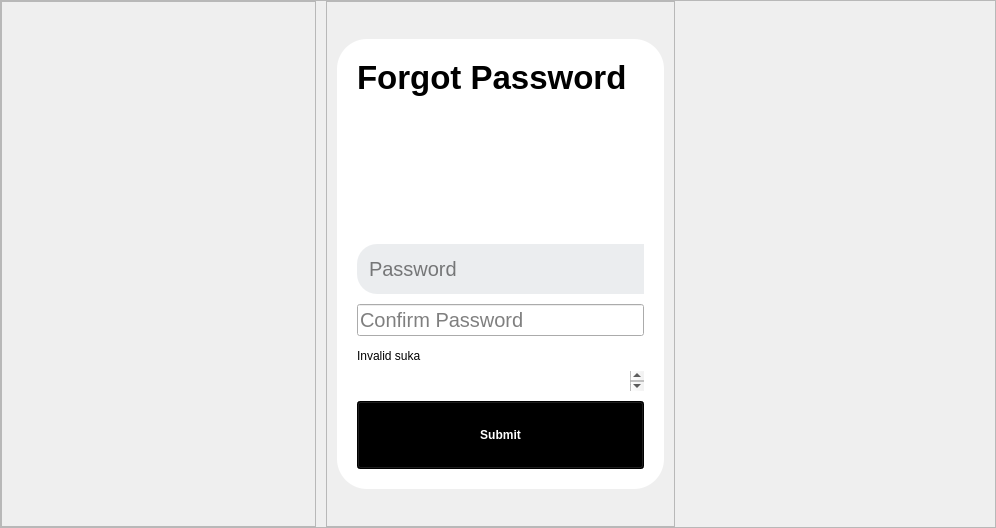
     <widget class="QWidget" name="page_New">
      <layout class="QGridLayout" name="gridLayout_7">
       <property name="leftMargin">
        <number>0</number>
       </property>
       <property name="topMargin">
        <number>0</number>
       </property>
       <property name="rightMargin">
        <number>0</number>
       </property>
       <property name="bottomMargin">
        <number>0</number>
       </property>
       <property name="spacing">
        <number>0</number>
       </property>
       <item row="0" column="0">
        <widget class="QFrame" name="frame_New">
         <property name="styleSheet">
          <string notr="true"/>
         </property>
         <property name="frameShape">
          <enum>QFrame::StyledPanel</enum>
         </property>
         <property name="frameShadow">
          <enum>QFrame::Raised</enum>
         </property>
         <layout class="QHBoxLayout" name="horizontalLayout_5">
          <property name="spacing">
           <number>10</number>
          </property>
          <property name="leftMargin">
           <number>0</number>
          </property>
          <property name="topMargin">
           <number>0</number>
          </property>
          <property name="rightMargin">
           <number>0</number>
          </property>
          <property name="bottomMargin">
           <number>0</number>
          </property>
          <item>
           <widget class="QFrame" name="frame_New_1">
            <property name="minimumSize">
             <size>
              <width>315</width>
              <height>0</height>
             </size>
            </property>
            <property name="frameShape">
             <enum>QFrame::StyledPanel</enum>
            </property>
            <property name="frameShadow">
             <enum>QFrame::Raised</enum>
            </property>
            <layout class="QVBoxLayout" name="verticalLayout_7">
             <property name="spacing">
              <number>10</number>
             </property>
             <property name="leftMargin">
              <number>0</number>
             </property>
             <property name="topMargin">
              <number>0</number>
             </property>
             <property name="rightMargin">
              <number>0</number>
             </property>
             <property name="bottomMargin">
              <number>0</number>
             </property>
             <item>
              <spacer name="verticalSpacer_11">
               <property name="orientation">
                <enum>Qt::Vertical</enum>
               </property>
               <property name="sizeHint" stdset="0">
                <size>
                 <width>20</width>
                 <height>477</height>
                </size>
               </property>
              </spacer>
             </item>
            </layout>
           </widget>
          </item>
          <item>
           <widget class="QFrame" name="frame_New_2">
            <property name="minimumSize">
             <size>
              <width>347</width>
              <height>0</height>
             </size>
            </property>
            <property name="styleSheet">
             <string notr="true"/>
            </property>
            <property name="frameShape">
             <enum>QFrame::StyledPanel</enum>
            </property>
            <property name="frameShadow">
             <enum>QFrame::Raised</enum>
            </property>
            <layout class="QVBoxLayout" name="verticalLayout_8">
             <property name="spacing">
              <number>10</number>
             </property>
             <property name="leftMargin">
              <number>10</number>
             </property>
             <property name="topMargin">
              <number>0</number>
             </property>
             <property name="rightMargin">
              <number>10</number>
             </property>
             <property name="bottomMargin">
              <number>0</number>
             </property>
             <item>
              <spacer name="verticalSpacer_15">
               <property name="orientation">
                <enum>Qt::Vertical</enum>
               </property>
               <property name="sizeHint" stdset="0">
                <size>
                 <width>20</width>
                 <height>37</height>
                </size>
               </property>
              </spacer>
             </item>
             <item>
              <widget class="QFrame" name="frame_New_3">
               <property name="minimumSize">
                <size>
                 <width>0</width>
                 <height>450</height>
                </size>
               </property>
               <property name="maximumSize">
                <size>
                 <width>16777215</width>
                 <height>450</height>
                </size>
               </property>
               <property name="styleSheet">
                <string notr="true">QFrame {
	background-color: white;
	border-radius: 30px;
}

QPushButton {
	height: 60px;
	background-color: black;
	color: white;
}

QPushButton:pressed {
	background-color: rgb(30,30,30);
}

</string>
               </property>
               <property name="frameShape">
                <enum>QFrame::StyledPanel</enum>
               </property>
               <property name="frameShadow">
                <enum>QFrame::Raised</enum>
               </property>
               <layout class="QGridLayout" name="gridLayout_6">
                <property name="leftMargin">
                 <number>0</number>
                </property>
                <property name="topMargin">
                 <number>0</number>
                </property>
                <property name="rightMargin">
                 <number>0</number>
                </property>
                <property name="bottomMargin">
                 <number>0</number>
                </property>
                <property name="spacing">
                 <number>0</number>
                </property>
                <item row="1" column="0">
                 <spacer name="horizontalSpacer_9">
                  <property name="orientation">
                   <enum>Qt::Horizontal</enum>
                  </property>
                  <property name="sizeType">
                   <enum>QSizePolicy::Minimum</enum>
                  </property>
                  <property name="sizeHint" stdset="0">
                   <size>
                    <width>20</width>
                    <height>20</height>
                   </size>
                  </property>
                 </spacer>
                </item>
                <item row="0" column="1">
                 <spacer name="verticalSpacer_16">
                  <property name="orientation">
                   <enum>Qt::Vertical</enum>
                  </property>
                  <property name="sizeType">
                   <enum>QSizePolicy::Minimum</enum>
                  </property>
                  <property name="sizeHint" stdset="0">
                   <size>
                    <width>20</width>
                    <height>20</height>
                   </size>
                  </property>
                 </spacer>
                </item>
                <item row="1" column="2">
                 <spacer name="horizontalSpacer_10">
                  <property name="orientation">
                   <enum>Qt::Horizontal</enum>
                  </property>
                  <property name="sizeType">
                   <enum>QSizePolicy::Minimum</enum>
                  </property>
                  <property name="sizeHint" stdset="0">
                   <size>
                    <width>20</width>
                    <height>20</height>
                   </size>
                  </property>
                 </spacer>
                </item>
                <item row="2" column="1">
                 <spacer name="verticalSpacer_18">
                  <property name="orientation">
                   <enum>Qt::Vertical</enum>
                  </property>
                  <property name="sizeType">
                   <enum>QSizePolicy::Minimum</enum>
                  </property>
                  <property name="sizeHint" stdset="0">
                   <size>
                    <width>20</width>
                    <height>20</height>
                   </size>
                  </property>
                 </spacer>
                </item>
                <item row="1" column="1">
                 <widget class="QFrame" name="frame_New_4">
                  <property name="minimumSize">
                   <size>
                    <width>287</width>
                    <height>410</height>
                   </size>
                  </property>
                  <property name="styleSheet">
                   <string notr="true">QFrame#frame_PwdFirst {
	height: 60px;
	color: black;
	border-radius: 20px;
	background-color:  rgb(235, 237, 239);
	padding-left: 10px;
}


QLineEdit#line_PwdFirst {
	border: 0;
	padding-left: 0;
	background-color: rgb(235, 237, 239);
	border-top-right-radius: 0;
	border-bottom-right-radius: 0;
}

QPushButton#button_PwdVis {
	height: 60px;
	border: 20px;
	background-color: rgb(235, 237, 239);
	border-top-left-radius: 0;
	border-bottom-left-radius: 0;
}</string>
                  </property>
                  <property name="frameShape">
                   <enum>QFrame::StyledPanel</enum>
                  </property>
                  <property name="frameShadow">
                   <enum>QFrame::Raised</enum>
                  </property>
                  <layout class="QVBoxLayout" name="verticalLayout_11">
                   <property name="spacing">
                    <number>10</number>
                   </property>
                   <property name="leftMargin">
                    <number>0</number>
                   </property>
                   <property name="topMargin">
                    <number>0</number>
                   </property>
                   <property name="rightMargin">
                    <number>0</number>
                   </property>
                   <property name="bottomMargin">
                    <number>0</number>
                   </property>
                   <item>
                    <widget class="QLabel" name="label_Forgot_2">
                     <property name="font">
                      <font>
                       <pointsize>25</pointsize>
                       <weight>75</weight>
                       <bold>true</bold>
                      </font>
                     </property>
                     <property name="text">
                      <string>Forgot Password</string>
                     </property>
                     <property name="indent">
                      <number>0</number>
                     </property>
                    </widget>
                   </item>
                   <item>
                    <widget class="QTextBrowser" name="textBrowser_NewAbout">
                     <property name="maximumSize">
                      <size>
                       <width>16777215</width>
                       <height>100</height>
                      </size>
                     </property>
                     <property name="html">
                      <string>&lt;!DOCTYPE HTML PUBLIC &quot;-//W3C//DTD HTML 4.0//EN&quot; &quot;http://www.w3.org/TR/REC-html40/strict.dtd&quot;&gt;
&lt;html&gt;&lt;head&gt;&lt;meta name=&quot;qrichtext&quot; content=&quot;1&quot; /&gt;&lt;style type=&quot;text/css&quot;&gt;
p, li { white-space: pre-wrap; }
&lt;/style&gt;&lt;/head&gt;&lt;body style=&quot; font-family:'.AppleSystemUIFont'; font-size:13pt; font-weight:400; font-style:normal;&quot;&gt;
&lt;p style=&quot;-qt-paragraph-type:empty; margin-top:0px; margin-bottom:0px; margin-left:0px; margin-right:0px; -qt-block-indent:0; text-indent:0px;&quot;&gt;&lt;br /&gt;&lt;/p&gt;&lt;/body&gt;&lt;/html&gt;</string>
                     </property>
                    </widget>
                   </item>
                   <item>
                    <spacer name="verticalSpacer_17">
                     <property name="orientation">
                      <enum>Qt::Vertical</enum>
                     </property>
                     <property name="sizeHint" stdset="0">
                      <size>
                       <width>20</width>
                       <height>0</height>
                      </size>
                     </property>
                    </spacer>
                   </item>
                   <item>
                    <widget class="QFrame" name="frame_PwdFirst">
                     <property name="minimumSize">
                      <size>
                       <width>0</width>
                       <height>50</height>
                      </size>
                     </property>
                     <property name="maximumSize">
                      <size>
                       <width>16777215</width>
                       <height>50</height>
                      </size>
                     </property>
                     <property name="styleSheet">
                      <string notr="true"/>
                     </property>
                     <property name="frameShape">
                      <enum>QFrame::StyledPanel</enum>
                     </property>
                     <property name="frameShadow">
                      <enum>QFrame::Raised</enum>
                     </property>
                     <layout class="QHBoxLayout" name="horizontalLayout_8">
                      <property name="spacing">
                       <number>0</number>
                      </property>
                      <property name="leftMargin">
                       <number>0</number>
                      </property>
                      <property name="topMargin">
                       <number>0</number>
                      </property>
                      <property name="rightMargin">
                       <number>0</number>
                      </property>
                      <property name="bottomMargin">
                       <number>0</number>
                      </property>
                      <item>
                       <widget class="QLineEdit" name="line_PwdFirst">
                        <property name="font">
                         <font>
                          <pointsize>15</pointsize>
                         </font>
                        </property>
                        <property name="maxLength">
                         <number>16</number>
                        </property>
                        <property name="echoMode">
                         <enum>QLineEdit::Password</enum>
                        </property>
                        <property name="placeholderText">
                         <string>Password</string>
                        </property>
                       </widget>
                      </item>
                      <item>
                       <widget class="QPushButton" name="button_PwdVis">
                        <property name="text">
                         <string/>
                        </property>
                        <property name="checkable">
                         <bool>true</bool>
                        </property>
                       </widget>
                      </item>
                     </layout>
                    </widget>
                   </item>
                   <item>
                    <widget class="QLineEdit" name="line_PwdSecond">
                     <property name="font">
                      <font>
                       <pointsize>15</pointsize>
                      </font>
                     </property>
                     <property name="styleSheet">
                      <string notr="true"/>
                     </property>
                     <property name="text">
                      <string/>
                     </property>
                     <property name="maxLength">
                      <number>16</number>
                     </property>
                     <property name="echoMode">
                      <enum>QLineEdit::Password</enum>
                     </property>
                     <property name="placeholderText">
                      <string>Confirm Password</string>
                     </property>
                    </widget>
                   </item>
                   <item>
                    <widget class="QFrame" name="frame_SignsNew">
                     <property name="frameShape">
                      <enum>QFrame::StyledPanel</enum>
                     </property>
                     <property name="frameShadow">
                      <enum>QFrame::Raised</enum>
                     </property>
                     <layout class="QVBoxLayout" name="verticalLayout_9">
                      <property name="spacing">
                       <number>5</number>
                      </property>
                      <property name="leftMargin">
                       <number>0</number>
                      </property>
                      <property name="topMargin">
                       <number>0</number>
                      </property>
                      <property name="rightMargin">
                       <number>0</number>
                      </property>
                      <property name="bottomMargin">
                       <number>0</number>
                      </property>
                      <item>
                       <widget class="QLabel" name="label_NewError">
                        <property name="minimumSize">
                         <size>
                          <width>287</width>
                          <height>20</height>
                         </size>
                        </property>
                        <property name="maximumSize">
                         <size>
                          <width>287</width>
                          <height>20</height>
                         </size>
                        </property>
                        <property name="text">
                         <string>Invalid suka</string>
                        </property>
                       </widget>
                      </item>
                      <item>
                       <widget class="QTextBrowser" name="textBrowser_BackFromNew">
                        <property name="minimumSize">
                         <size>
                          <width>0</width>
                          <height>20</height>
                         </size>
                        </property>
                        <property name="maximumSize">
                         <size>
                          <width>16777215</width>
                          <height>20</height>
                         </size>
                        </property>
                       </widget>
                      </item>
                     </layout>
                    </widget>
                   </item>
                   <item>
                    <widget class="QPushButton" name="button_Submit">
                     <property name="font">
                      <font>
                       <weight>75</weight>
                       <bold>true</bold>
                      </font>
                     </property>
                     <property name="text">
                      <string>Submit</string>
                     </property>
                    </widget>
                   </item>
                  </layout>
                 </widget>
                </item>
               </layout>
              </widget>
             </item>
             <item>
              <spacer name="verticalSpacer_19">
               <property name="orientation">
                <enum>Qt::Vertical</enum>
               </property>
               <property name="sizeHint" stdset="0">
                <size>
                 <width>20</width>
                 <height>37</height>
                </size>
               </property>
              </spacer>
             </item>
            </layout>
           </widget>
          </item>
          <item>
           <spacer name="horizontalSpacer_11">
            <property name="orientation">
             <enum>Qt::Horizontal</enum>
            </property>
            <property name="sizeHint" stdset="0">
             <size>
              <width>320</width>
              <height>20</height>
             </size>
            </property>
           </spacer>
          </item>
         </layout>
        </widget>
       </item>
      </layout>
     </widget>
